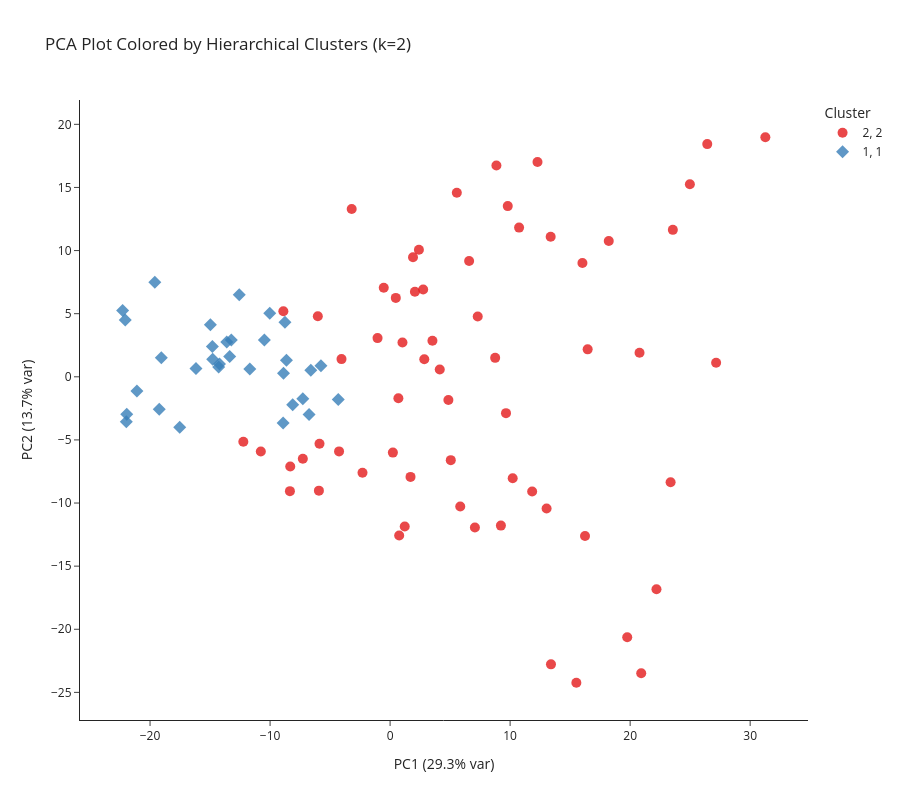

Notebook code cell kept with this figure:
### Markdown cell above
# Integration of PCA and Hierarchical Clustering for Sample Grouping Analysis

### Code cell
import importlib
import datapreparation_module
importlib.reload(datapreparation_module)
from datapreparation_module import evaluate_hierarchical_clustering_full
from sklearn.preprocessing import StandardScaler
from datapreparation_module import plot_pca_clusters
# Convert samples × peaks matrix
X = samples_with_variety.pivot_table(
    index="Filename",
    columns="Peak",
    values="Log10_normalized",  
    aggfunc="mean"
).fillna(0)

# Scale the data
scaler = StandardScaler()
X_scaled = scaler.fit_transform(X)


results = evaluate_hierarchical_clustering_full(
    samples_with_variety,
    feature_col="Log10_normalized",
    method="ward",
    cluster_range=(2, 10)
)

# Show results summary
print("\n Summary of clustering metrics:")
display(results["metrics"])

# Identify best silhouette score
best_k = results["metrics"].loc[results["metrics"]["Silhouette"].idxmax(), "Clusters"]
print(f"\n Optimal number of clusters (based on silhouette): {best_k}")

# Plot PCA clusters for the optimal number (k=2)
fig = plot_pca_clusters(pca_results, results, optimal_k=2)

### Figure 1 — Plotly figure (JSON) as saved in the notebook; plotly's stock layout.template omitted (floating-point values rounded to 4 significant figures)
{"data": [{"customdata": [["S96_10_B2_D20_T1"], ["S96_12_B2_D19_T1"], ["S96_15_B2_D12_T1"], ["S96_16_B2_D13_T1"], ["S96_17_B2_D16_T1"], ["S96_18_B2_D19_T1"], ["S96_19_B2_D19_T1"], ["S96_1_B2_D18_T1"], ["S96_21_B2_D20_T1"], ["S96_23_B2_D13_T1"], ["S96_24_B2_D14_T1"], ["S96_27_B2_D17_T1"], ["S96_29_B2_D18_T1"], ["S96_30_B2_D16_T1"], ["S96_31_B2_D16_T1"], ["S96_32_B2_D18_T1"], ["S96_34_B2_D19_T1"], ["S96_35_B2_D20_T1"], ["S96_37_B2_D15_T1"], ["S96_38_B2_D19_T1"], ["S96_39_B2_D14_T1"], ["S96_41_B2_D19_T1"], ["S96_43_B2_D18_T1"], ["S96_47_B2_D19_T1"], ["S96_49_B2_D20_T1"], ["S96_4_B2_D17_T1"], ["S96_50_B2_D16_T1"], ["S96_51_B2_D11_T1"], ["S96_52_B2_D15_T1"], ["S96_54_B2_D13_T1"], ["S96_55_B2_D19_T1"], ["S96_56_B2_D13_T1"], ["S96_59_B2_D11_T1"], ["S96_60_B2_D19_T1"], ["S96_61_B2_D20_T1"], ["S96_62_B2_D19_T1"], ["S96_63_B2_D18_T1"], ["S96_64_B2_D20_T1"], ["S96_66_B2_D20_T1"], ["S96_67_B2_D20_T1"], ["S96_6_B2_D11_T1"], ["S96_70_B2_D11_T1"], ["S96_70_B2_D11_T2"], ["S96_71_B2_D12_T1"], ["S96_74_B2_D18_T1"], ["S96_75_B2_D16_T1"], ["S96_76_B2_D16_T1"], ["S96_77_B2_D13_T1"], ["S96_7_B2_D18_T1"], ["S96_80_B2_D11_T1"], ["S96_81_B2_D18_T1"], ["S96_82_B2_D18_T1"], ["S96_83_B2_D14_T1"], ["S96_84_B2_D14_T1"], ["S96_85_B2_D17_T1"], ["S96_86_B2_D18_T1"], ["S96_87_B2_D17_T1"], ["S96_89_B2_D13_T1"], ["S96_90_B2_D13_T1"], ["S96_91_B2_D20_T1"], ["S96_92_B2_D13_T1"], ["S96_94_B2_D12_T1"], ["S96_9_B2_D11_T1"]], "hovertemplate": "color=2<br>symbol=2<br>PC1 (29.3% var)=%{x}<br>PC2 (13.7% var)=%{y}<br>Filename=%{customdata[0]}<extra></extra>", "legendgroup": "2, 2", "marker": {"color": "rgb(228,26,28)", "opacity": 0.8, "size": 10, "symbol": "circle"}, "mode": "markers", "name": "2, 2", "orientation": "v", "showlegend": true, "type": "scatter", "x": [0.2316, 10.21, 26.43, -1.047, 3.526, -5.883, 20.92, 5.845, -2.3, 1.029, 12.28, 2.755, -8.348, 16.46, 20.78, 13.04, 11.83, 5.055, 7.3, 13.4, 5.558, 19.76, 9.231, 0.7571, -10.77, 2.4, 8.754, 31.27, 13.38, 23.56, 15.52, 16.02, 6.583, 1.219, -7.271, 23.37, -5.932, 0.6902, 1.702, -4.253, 1.908, 0.4742, 9.803, -0.5291, 7.065, 9.655, 4.857, 2.849, -8.319, -6.022, 22.19, 16.24, -3.2, 8.857, -8.894, 27.16, 2.068, -4.049, 24.98, -12.23, 4.138, 18.22, 10.75], "xaxis": "x", "y": [-6.004, -8.043, 18.43, 3.066, 2.849, -5.308, -23.49, -10.28, -7.602, 2.715, 17.01, 6.912, -9.057, 2.174, 1.902, -10.44, -9.088, -6.603, 4.783, -22.78, 14.58, -20.63, -11.79, -12.57, -5.911, 10.06, 1.5, 18.98, 11.09, 11.64, -24.24, 9.013, 9.177, -11.85, -6.489, -8.353, -9.018, -1.701, -7.93, -5.91, 9.465, 6.25, 13.52, 7.051, -11.93, -2.879, -1.842, 1.392, -7.103, 4.799, -16.83, -12.61, 13.3, 16.74, 5.196, 1.108, 6.735, 1.403, 15.26, -5.147, 0.5797, 10.76, 11.82], "yaxis": "y"}, {"customdata": [["S96_11_B2_D15_T1"], ["S96_13_B2_D14_T1"], ["S96_14_B2_D15_T1"], ["S96_20_B2_D15_T1"], ["S96_22_B2_D12_T1"], ["S96_25_B2_D15_T1"], ["S96_26_B2_D16_T1"], ["S96_28_B2_D17_T1"], ["S96_2_B2_D12_T1"], ["S96_33_B2_D11_T1"], ["S96_36_B2_D15_T1"], ["S96_3_B2_D11_T1"], ["S96_40_B2_D17_T1"], ["S96_42_B2_D12_T1"], ["S96_44_B2_D16_T1"], ["S96_45_B2_D16_T1"], ["S96_46_B2_D12_T1"], ["S96_48_B2_D17_T1"], ["S96_53_B2_D12_T1"], ["S96_57_B2_D13_T1"], ["S96_58_B2_D15_T1"], ["S96_5_B2_D11_T1"], ["S96_65_B2_D14_T1"], ["S96_68_B2_D15_T1"], ["S96_69_B2_D17_T1"], ["S96_72_B2_D12_T1"], ["S96_73_B2_D13_T1"], ["S96_78_B2_D17_T1"], ["S96_79_B2_D14_T1"], ["S96_88_B2_D11_T1"], ["S96_8_B2_D14_T1"], ["S96_93_B2_D14_T1"]], "hovertemplate": "color=1<br>symbol=1<br>PC1 (29.3% var)=%{x}<br>PC2 (13.7% var)=%{y}<br>Filename=%{customdata[0]}<extra></extra>", "legendgroup": "1, 1", "marker": {"color": "rgb(55,126,184)", "opacity": 0.8, "size": 10, "symbol": "diamond"}, "mode": "markers", "name": "1, 1", "orientation": "v", "showlegend": true, "type": "scatter", "x": [-14.78, -22.07, -8.881, -21.1, -19.06, -16.17, -5.762, -17.53, -11.69, -14.81, -10.03, -13.23, -19.23, -7.273, -6.751, -4.32, -14.98, -21.98, -8.116, -13.36, -6.608, -12.57, -22.28, -13.61, -8.913, -14.21, -14.28, -21.94, -19.61, -8.639, -10.48, -8.763], "xaxis": "x", "y": [1.391, 4.495, 0.2842, -1.131, 1.508, 0.6594, 0.8787, -3.993, 0.6174, 2.399, 5.029, 2.917, -2.574, -1.733, -2.993, -1.796, 4.131, -3.562, -2.212, 1.604, 0.5266, 6.497, 5.248, 2.763, -3.652, 1.013, 0.7669, -2.958, 7.5, 1.318, 2.911, 4.32], "yaxis": "y"}], "layout": {"height": 800, "legend": {"title": {"text": "Cluster"}, "tracegroupgap": 0}, "title": {"text": "PCA Plot Colored by Hierarchical Clusters (k=2)"}, "width": 900, "xaxis": {"anchor": "y", "domain": [0, 1], "title": {"text": "PC1 (29.3% var)"}}, "yaxis": {"anchor": "x", "domain": [0, 1], "title": {"text": "PC2 (13.7% var)"}}}}
